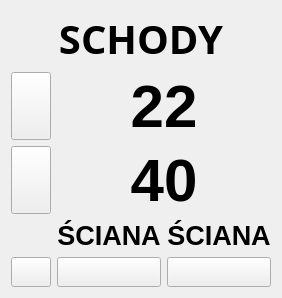
           <widget class="QWidget" name="stairs_widget" native="true">
            <property name="styleSheet">
             <string notr="true">QWidget#stairs_widget {border: 4px ridge rgb(170, 170, 170)}</string>
            </property>
            <layout class="QGridLayout" name="gridLayout_5">
             <item row="1" column="0">
              <layout class="QGridLayout" name="sum_stairs_layout">
               <item row="1" column="1">
                <widget class="QPushButton" name="sum_stairs_temp_icon">
                 <property name="sizePolicy">
                  <sizepolicy hsizetype="Minimum" vsizetype="Minimum">
                   <horstretch>0</horstretch>
                   <verstretch>0</verstretch>
                  </sizepolicy>
                 </property>
                 <property name="minimumSize">
                  <size>
                   <width>30</width>
                   <height>30</height>
                  </size>
                 </property>
                 <property name="styleSheet">
                  <string notr="true">border-image: url(:/bitmaps/thermometer.svg)</string>
                 </property>
                 <property name="text">
                  <string/>
                 </property>
                </widget>
               </item>
               <item row="4" column="2">
                <widget class="QPushButton" name="sum_stairs_light">
                 <property name="sizePolicy">
                  <sizepolicy hsizetype="Minimum" vsizetype="Minimum">
                   <horstretch>0</horstretch>
                   <verstretch>0</verstretch>
                  </sizepolicy>
                 </property>
                 <property name="minimumSize">
                  <size>
                   <width>30</width>
                   <height>30</height>
                  </size>
                 </property>
                 <property name="styleSheet">
                  <string notr="true">border-image: url(:/bitmaps/bulb_off.svg)</string>
                 </property>
                 <property name="text">
                  <string/>
                 </property>
                </widget>
               </item>
               <item row="4" column="3">
                <widget class="QPushButton" name="sum_stairs_led">
                 <property name="sizePolicy">
                  <sizepolicy hsizetype="Minimum" vsizetype="Minimum">
                   <horstretch>0</horstretch>
                   <verstretch>0</verstretch>
                  </sizepolicy>
                 </property>
                 <property name="minimumSize">
                  <size>
                   <width>30</width>
                   <height>30</height>
                  </size>
                 </property>
                 <property name="styleSheet">
                  <string notr="true">border-image: url(:/bitmaps/led_off.svg)</string>
                 </property>
                 <property name="text">
                  <string/>
                 </property>
                </widget>
               </item>
               <item row="2" column="1">
                <widget class="QPushButton" name="sum_stairs_hum_icon">
                 <property name="sizePolicy">
                  <sizepolicy hsizetype="Minimum" vsizetype="Minimum">
                   <horstretch>0</horstretch>
                   <verstretch>0</verstretch>
                  </sizepolicy>
                 </property>
                 <property name="minimumSize">
                  <size>
                   <width>30</width>
                   <height>30</height>
                  </size>
                 </property>
                 <property name="styleSheet">
                  <string notr="true">border-image: url(:/bitmaps/humidity.svg)</string>
                 </property>
                 <property name="text">
                  <string/>
                 </property>
                </widget>
               </item>
               <item row="0" column="1" colspan="3">
                <widget class="QLabel" name="stairs_label">
                 <property name="sizePolicy">
                  <sizepolicy hsizetype="Preferred" vsizetype="Maximum">
                   <horstretch>0</horstretch>
                   <verstretch>0</verstretch>
                  </sizepolicy>
                 </property>
                 <property name="font">
                  <font>
                   <family>Ink Free</family>
                   <pointsize>30</pointsize>
                   <weight>75</weight>
                   <bold>true</bold>
                  </font>
                 </property>
                 <property name="text">
                  <string>SCHODY</string>
                 </property>
                 <property name="alignment">
                  <set>Qt::AlignCenter</set>
                 </property>
                </widget>
               </item>
               <item row="1" column="2" colspan="2">
                <widget class="QLabel" name="sum_stairs_temp">
                 <property name="sizePolicy">
                  <sizepolicy hsizetype="Preferred" vsizetype="Minimum">
                   <horstretch>0</horstretch>
                   <verstretch>0</verstretch>
                  </sizepolicy>
                 </property>
                 <property name="font">
                  <font>
                   <family>Ubuntu</family>
                   <pointsize>45</pointsize>
                   <weight>75</weight>
                   <bold>true</bold>
                  </font>
                 </property>
                 <property name="text">
                  <string>22</string>
                 </property>
                 <property name="alignment">
                  <set>Qt::AlignCenter</set>
                 </property>
                </widget>
               </item>
               <item row="2" column="2" colspan="2">
                <widget class="QLabel" name="sum_stairs_hum">
                 <property name="sizePolicy">
                  <sizepolicy hsizetype="Preferred" vsizetype="Minimum">
                   <horstretch>0</horstretch>
                   <verstretch>0</verstretch>
                  </sizepolicy>
                 </property>
                 <property name="font">
                  <font>
                   <family>Ubuntu</family>
                   <pointsize>45</pointsize>
                   <weight>75</weight>
                   <bold>true</bold>
                  </font>
                 </property>
                 <property name="text">
                  <string>40</string>
                 </property>
                 <property name="alignment">
                  <set>Qt::AlignCenter</set>
                 </property>
                </widget>
               </item>
               <item row="4" column="1">
                <widget class="QPushButton" name="sum_stairs_sensor">
                 <property name="sizePolicy">
                  <sizepolicy hsizetype="Minimum" vsizetype="Minimum">
                   <horstretch>0</horstretch>
                   <verstretch>0</verstretch>
                  </sizepolicy>
                 </property>
                 <property name="minimumSize">
                  <size>
                   <width>30</width>
                   <height>30</height>
                  </size>
                 </property>
                 <property name="styleSheet">
                  <string notr="true">border-image: url(:/bitmaps/move_sensor_off.svg)</string>
                 </property>
                 <property name="text">
                  <string/>
                 </property>
                </widget>
               </item>
               <item row="3" column="2">
                <widget class="QLabel" name="label_8">
                 <property name="sizePolicy">
                  <sizepolicy hsizetype="Preferred" vsizetype="Minimum">
                   <horstretch>0</horstretch>
                   <verstretch>0</verstretch>
                  </sizepolicy>
                 </property>
                 <property name="font">
                  <font>
                   <pointsize>20</pointsize>
                   <weight>75</weight>
                   <italic>false</italic>
                   <bold>true</bold>
                   <underline>false</underline>
                  </font>
                 </property>
                 <property name="text">
                  <string>ŚCIANA</string>
                 </property>
                 <property name="alignment">
                  <set>Qt::AlignCenter</set>
                 </property>
                </widget>
               </item>
               <item row="3" column="3">
                <widget class="QLabel" name="label_9">
                 <property name="sizePolicy">
                  <sizepolicy hsizetype="Preferred" vsizetype="Minimum">
                   <horstretch>0</horstretch>
                   <verstretch>0</verstretch>
                  </sizepolicy>
                 </property>
                 <property name="font">
                  <font>
                   <pointsize>20</pointsize>
                   <weight>75</weight>
                   <italic>false</italic>
                   <bold>true</bold>
                   <underline>false</underline>
                  </font>
                 </property>
                 <property name="text">
                  <string>ŚCIANA</string>
                 </property>
                 <property name="alignment">
                  <set>Qt::AlignCenter</set>
                 </property>
                </widget>
               </item>
              </layout>
             </item>
            </layout>
           </widget>
